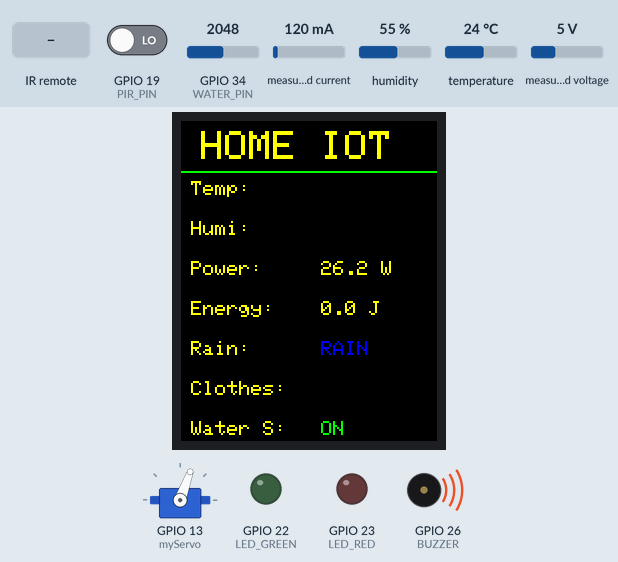
Simulated run of this program. Board: ESP32. On the bench: servo, 128×160 colour display, output pins drawn as LEDs (lit = HIGH), buzzer (waves = sounding, pin HIGH). The inputs (shaded band) are chosen by the test bench; at power-on: GPIO 34 (WATER_PIN) = 2048, GPIO 19 (PIR_PIN) LOW, measured current 120 mA, humidity 55 %, temperature 24 °C, measured voltage 5 V. WiFi joins after 1.5 s; servers stay silent unless stated; no MQTT or app messages arrive unless stated; what the program prints to the serial monitor is not drawn.

Above: at 2.9 s.
3.0 s: GPIO 34 (WATER_PIN) set to 538
6.5 s: GPIO 34 (WATER_PIN) set to 454
At 8.4 s:
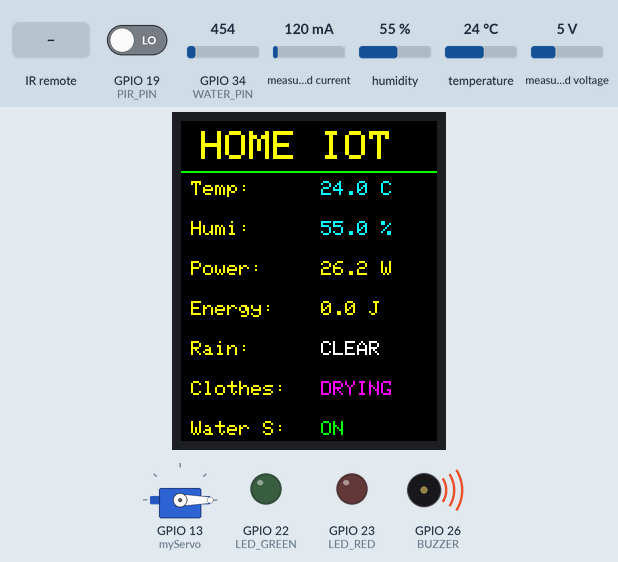
9.1 s: infrared code 0xE718FF00 received
At 9.9 s:
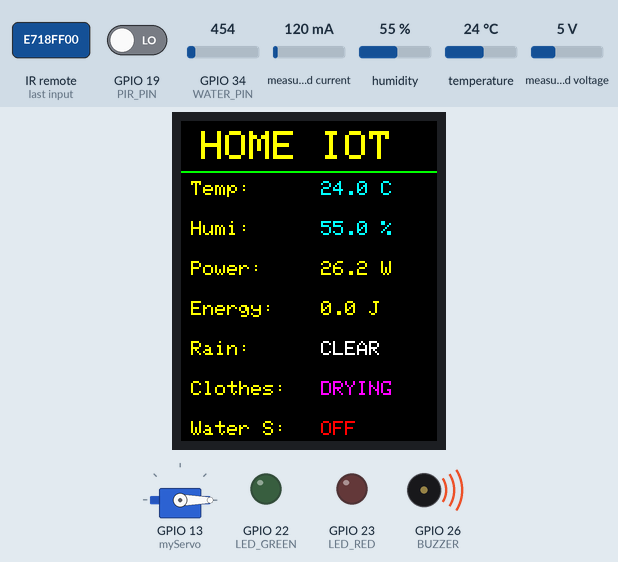
10.6 s: infrared code 0xF30CFF00 received
At 13.1 s:
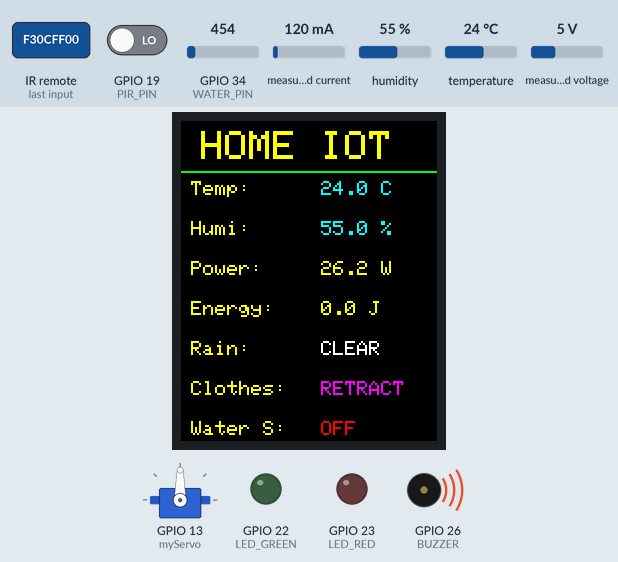
13.5 s: infrared code 0xE916FF00 received
At 14.6 s:
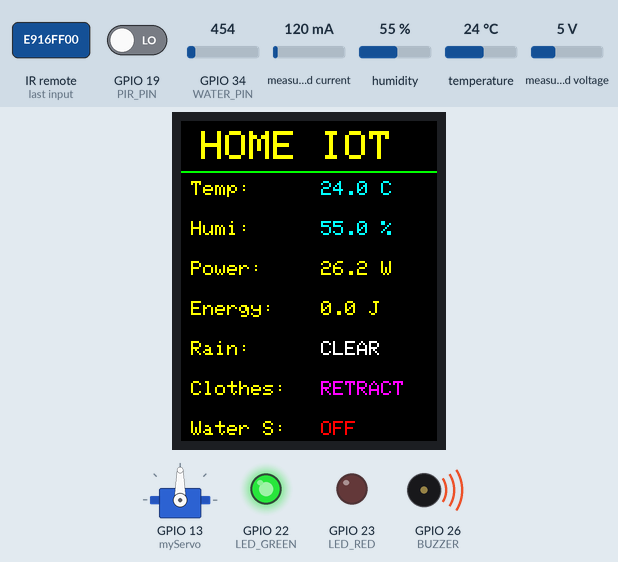
15.6 s: infrared code 0xF30CFF00 received
At 18.5 s:
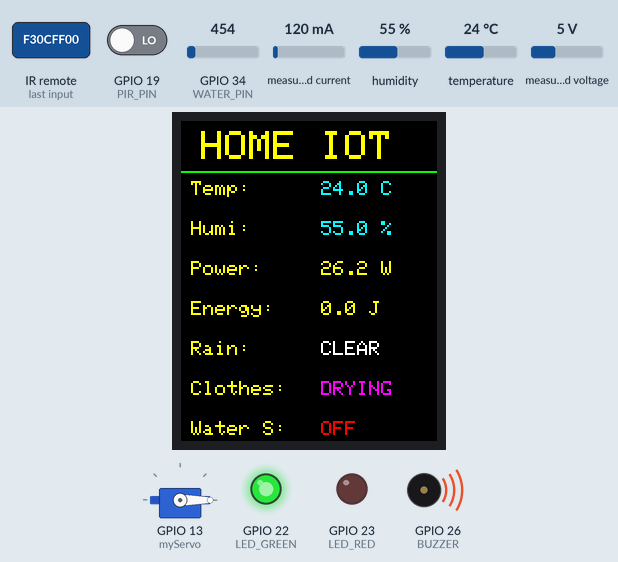
Timing chart, 0 to 19.5 s (numbered marks = the images above; inputs shaded):
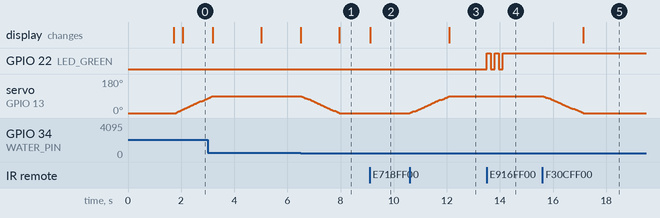

The program:

main.cpp
```cpp
#include <Arduino.h>
#include"wifi_mqtt.h"
#include"sensors.h"
#include"tft_display.h"
//=============================================
// Cấu hình thông tin đăng nhập WiFi + MQTT
//=============================================
const char* WIFI_SSID= "Kkk";
const char* WIFI_PASS= "88888888";

const char* MQTT_BROKER= "0aaf6db2d3df41e49993c322ef7048d0.s1.eu.hivemq.cloud";
const int MQTT_PORT= 8883 ;
const char* MQTT_USER="Khoa1";
const char* MQTT_PASS= "Hathinguyet@101075";

//Biến tạo delay gửi topic lên MQTT
unsigned long lastPublishTime=0;
const unsigned long publishInterval = 5000;
// =========================**** SETUP **** =======================
void setup() {
  Serial.begin(115200);
  //Hàm kết nối WiFi và MQTT
  connectWiFi(WIFI_SSID, WIFI_PASS);
  connectMQTT(MQTT_BROKER, MQTT_PORT, MQTT_USER, MQTT_PASS);
  //Khởi tạo Sensor và màn hình tft
  initSensor();
  initDisplay();
  Serial.println("\n✅ Hệ thống khởi động hoàn tất!");
}
// ======================= **LOOP** =======================
void loop() {
  readDHT22();      // Hàm đọc DHT22
  readPZEM();       //Hàm đọc cảm biến đo thông số điện
  updateRain();     //Hàm kiểm tra trạng thái Water Sensor
  updateServo();    //Hàm gọi điều khiển Servo
  checkIR();        //Hàm kiểm tra vs xử lý tín hiệu từ cảm biến thu IR receier
  updatePIR();      //Hàm xử lý cảm biến nhiệt chuyển động
  updateDisplay();  //Hàm in status từ các cảm biến PIR, Water, Servo
  updateBlinkLED(); //Hàm cập nhật trạng thái led đơn
  //Hàm gửi dữ liệu 5s 1 lần
  if(millis()- lastPublishTime >= publishInterval){
    lastPublishTime = millis();
    publishSensorData();//Gọi hàm gửi topic( dữ liệu Sensor) lên MQTT
  }
  //Hàm kiểm tra trạng thái thực tế
  publishState();
  guiCanhBao();
  mqttLoop();
}
```

sensors.cpp
```cpp
#include<Arduino.h>
#include<sensors.h>
#include<pins.h>
#include <IRremote.hpp>
#include <ESP32Servo.h>
#include "DHT.h"
#include <PZEM004Tv30.h>
#include "tft_display.h"

//================================================
//Biến toàn cục
//================================================
volatile SensorData sensordata; //Dữ liệu cảm biến chung
Servo myServo;
DHT dht(DHTPIN, DHTTYPE);
PZEM004Tv30 pzem(Serial2, PZEM_RX, PZEM_TX);

volatile bool alarmEnabled = true;         //chống trộm ON/OFF
bool motionState = false;                  //Trạng thái đang báo động PIR
unsigned long lastMotionTime = 0;
const unsigned long alarmDuration = 3000;  //Thời gian còi báo động (ms)

volatile bool rainSensorEnabled = true;    //Cảm biến mưa ON/OFF
volatile bool isRaining = false;

unsigned long previousServoMillis = 0;
const unsigned long servoInterval = 15;  // thời gian cập nhật mỗi bước (ms)
float servoCurrent = 0;                  // góc hiện tại
volatile float servoTarget = 0;          // góc đích
float servoSpeed = 1;                    // tốc độ (độ mỗi bước)

const unsigned long blinkDelayTime = 150;
//==================================================
//Cờ cảnh báo sự kiện (dùng để gửi MQTT)
//=================================================
volatile bool coTrom = false;
volatile bool batDauMua = false;
volatile bool hetMua = false;
volatile bool matDien = false;
volatile bool coDien = false;
//=====================================================
// Đọc PZEM-004T (Điện áp , dòng, công suất,...)
//=====================================================
void readPZEM() {
  static unsigned long lastReadPZEM = 0;
  const unsigned long readInterval = 1000;
  if (millis() - lastReadPZEM < readInterval) return;
  lastReadPZEM = millis();

  sensordata.voltage = pzem.voltage();
  sensordata.current = pzem.current();
  sensordata.power   = pzem.power();
  sensordata.energy  = pzem.energy();
  sensordata.frequency = pzem.frequency();
  sensordata.pf      = pzem.pf();

  static float dienApCu = 220.0;
  //Phát hiện mất điện
  if (isnan(sensordata.voltage) || sensordata.voltage < 50.0) {
    if (dienApCu >= 50.0) {
        matDien = true;
        coDien  = false;
        Serial.println("⚡ MẤT ĐIỆN hoặc LỖI ĐỌC PZEM!");
    }
    dienApCu = 0; // cập nhật điện áp cũ
    return;
  }
  // Phát hiện điện có lại
  if (sensordata.voltage >= 100.0 && dienApCu < 50.0) {
      coDien  = true;
      matDien = false;
      Serial.println("⚡ ĐÃ CÓ ĐIỆN!");
  }
    dienApCu = sensordata.voltage;

  Serial.printf("⚡ V: %.1fV | A: %.2fA | W: %.1fW | kWh: %.3f | Hz: %.1f | PF: %.2f\n",
                sensordata.voltage, sensordata.current, sensordata.power, sensordata.energy, sensordata.frequency, sensordata.pf);
  displayPZEM(sensordata.energy, sensordata.power);
}
//=================================================
// Đọc DHT22 (nhiệt độ và độ ẩm)
//=================================================
void readDHT22() {
  static unsigned long lastReadTime = 0;
  const unsigned long readInterval = 5000; // 5 s đọc 1 lần
  if (millis() - lastReadTime < readInterval) return;
  lastReadTime = millis();

  sensordata.humidity = dht.readHumidity();
  sensordata.temperature = dht.readTemperature();
  if (isnan(sensordata.humidity) || isnan(sensordata.temperature)) {
    Serial.println("❌ Lỗi đọc cảm biến DHT22!");
    return;
  }

  Serial.printf("💧 %.1f%%  🌡️ %.1f°C\n", sensordata.humidity, sensordata.temperature);
  displayDHT(sensordata.temperature, sensordata.humidity);
}
//
// Cập nhật cảm biến mưa-> tự động rút/phơi quần áo
void updateRain() {
  static unsigned long lastPrint = 0;
  if (!rainSensorEnabled) return;

  int rainValue = analogRead(WATER_PIN);
  const int threshold = 500;     //Ngưỡng điều chỉnh tùy cảm biến
  bool rainingNow = (rainValue > threshold);

  if (rainingNow != isRaining) {
    isRaining = rainingNow;
    if (isRaining) {
      Serial.println("🌧️ Trời mưa, rút quần áo");
      servoTarget = 90;
      batDauMua = true; // Cờ theo dõi thời tiết
    } else {
      Serial.println("☀️ Trời khô, phơi quần áo");
      servoTarget = 0;
      hetMua = true; //Cờ theo dõi thời tiết
    }
  }

  if (millis() - lastPrint > 5000) {
    Serial.printf("Rain value: %d\n", rainValue);
    lastPrint = millis();
  }
}
//==============================================
// Di chuyển SERVO mượt
//==============================================
void updateServo() {
  unsigned long currentMillis = millis();

  // chỉ cập nhật servo mỗi "servoInterval" mili-giây
  if (currentMillis - previousServoMillis >= servoInterval) {
    previousServoMillis = currentMillis;

    if (servoCurrent < servoTarget) {
      servoCurrent += servoSpeed;
      if (servoCurrent > servoTarget) servoCurrent = servoTarget;  // tránh vượt quá
      myServo.write(servoCurrent);
    }
    else if (servoCurrent > servoTarget) {
      servoCurrent -= servoSpeed;
      if (servoCurrent < servoTarget) servoCurrent = servoTarget;
      myServo.write(servoCurrent);
    }
  }
}
//=======================
// Nháy LED
//=======================
struct BlinkState {
  int ledPin = 0;           // Chân LED
  int times = 0;            // Số lần nháy (bật/tắt)
  int currentCount = 0;     // Đếm số lần đã nháy
  bool isActive = false;    // Trạng thái nháy (đang hoạt động hay không)
  unsigned long lastToggle = 0; // Thời điểm chuyển đổi cuối
  unsigned long delayTime = blinkDelayTime; // Thời gian chờ mỗi lần nháy
};
BlinkState blinkState;      // Biến lưu trạng thái nháy LED

//=================BLINK LED=======================
// Khởi tạo nháy LED
void blinkLED(int ledPin, int times, unsigned long delayTime = blinkDelayTime) {
  if (blinkState.isActive) return; // Thoát nếu đang nháy để tránh xung đột

  // Khởi tạo trạng thái nháy
  blinkState.ledPin = ledPin;
  blinkState.times = times * 2; // Mỗi nháy gồm bật và tắt
  blinkState.currentCount = 0;
  blinkState.isActive = true;
  blinkState.lastToggle = millis();
  blinkState.delayTime = delayTime;

  digitalWrite(ledPin, !digitalRead(ledPin)); // Đảo trạng thái LED ban đầu
}
// Cập nhật trạng thái nháy LED trong vòng lặp chính
void updateBlinkLED() {
  if (!blinkState.isActive) return; // Thoát nếu không nháy

  unsigned long currentMillis = millis();
  if (currentMillis - blinkState.lastToggle >= blinkState.delayTime) {
    // Đảo trạng thái LED
    digitalWrite(blinkState.ledPin, !digitalRead(blinkState.ledPin));
    blinkState.currentCount++;
    blinkState.lastToggle = currentMillis;

    // Kết thúc nháy khi đủ số lần
    if (blinkState.currentCount >= blinkState.times) {
      blinkState.isActive = false;
    }
  }
}
//===============================================
// Nhận lệnh từ IR receiver hồng ngoại
//===============================================
void checkIR() {
  if (IrReceiver.decode()) {
    unsigned long code = IrReceiver.decodedIRData.decodedRawData;
    Serial.printf("📥 Mã nhận được: 0x%lX\n", code);

    switch (code)
    {
    case 0xF30CFF00: //Toggle servo
        servoTarget = (servoTarget == 0) ? 90 : 0;
        Serial.println("Remote: Toggle servo");
        break;
    case 0xE718FF00: // Toggle rain sensor
        rainSensorEnabled = !rainSensorEnabled;
        Serial.printf("Remote: Cảm biến mưa %s\n", rainSensorEnabled ? "BẬT" : "TẮT");
        break;
    case 0xE916FF00://Toggle PIR
        alarmEnabled = !alarmEnabled;
        Serial.printf("Remote: PIR %s\n", alarmEnabled ? "BẬT" : "TẮT");
        if (alarmEnabled) {
        blinkLED(LED_GREEN, 2);
        digitalWrite(LED_GREEN, HIGH);
        digitalWrite(LED_RED, LOW);
        } else {
        blinkLED(LED_RED, 2);
        digitalWrite(LED_GREEN, LOW);
        digitalWrite(LED_RED, LOW);
        digitalWrite(BUZZER, HIGH);
        motionState = false;
        }
        break;

    default:
       Serial.printf("Mã remote không xử lý : 0x%lX\n", code);
       break;
    }
    IrReceiver.resume();// sẵn sàng nhận lệnh tiếp theo
  }
}
//=====================================
// Xử lý cảm biến chuyển động PIR (chống trộm)
//=====================================
void updatePIR() {
  if (!alarmEnabled) return;

  bool motionDetected = digitalRead(PIR_PIN);
  if (motionDetected && !motionState) {
    motionState = true;
    lastMotionTime = millis();
    Serial.println("⚠️ Phát hiện chuyển động!");
    digitalWrite(LED_RED, HIGH);
    digitalWrite(BUZZER, LOW);
    digitalWrite(LED_GREEN, LOW);
    coTrom = true;
  }

  if (motionState && millis() - lastMotionTime > alarmDuration) {
    motionState = false;
    digitalWrite(LED_RED, LOW);
    digitalWrite(LED_GREEN, HIGH);
    digitalWrite(BUZZER, HIGH);
  }
}
//============================================
// Cập nhật màn hình TFT
//============================================
void updateDisplay() {
  displayStatus(isRaining, servoCurrent, rainSensorEnabled);
}

//=====================================
//Khởi tạo tất cả cảm biến và ngoại vi
//======================================
void initSensor(){
    Serial2.begin(9600, SERIAL_8N1, PZEM_RX, PZEM_TX);
    dht.begin();
    myServo.attach(13);
    myServo.write(servoCurrent);

    pinMode(PIR_PIN, INPUT);
    pinMode(LED_GREEN, OUTPUT);
    pinMode(LED_RED, OUTPUT);
    pinMode(WATER_PIN, INPUT);
    pinMode(BUZZER, OUTPUT);
    digitalWrite(BUZZER, HIGH); // Mặt định buzzer k kêu
    IrReceiver.begin(IR_RECEIVE_PIN, ENABLE_LED_FEEDBACK); //Bật nhận IR

    //Trạng thái ban đầu
    alarmEnabled = false;
    digitalWrite(LED_GREEN, LOW);
    digitalWrite(LED_RED, LOW);
}
```

sensors.h
```cpp
#ifndef SENSORS_H
#define  SENSORS_H

struct SensorData {
  float temperature; //Nhiệt độ (°C)
  float humidity;    //Độ ẩm (%)
  float voltage;     //Điện áp lưới (V)
  float current;     //Dòng điện (A)
  float power;       //Công suất tức thời (W)
  float energy;      //Điện năng tiêu thụ (KWh)
  float frequency;   //Tần số lưới (Hz)
  float pf;          //Hệ số công suất (Power Factor)
};

extern volatile SensorData sensordata;
//=================================================
//Các cờ báo hiệu sự kiện (được set trong sensor.c)
//=================================================
extern volatile bool coTrom;
extern volatile bool batDauMua;
extern volatile bool hetMua;
extern volatile bool matDien;
extern volatile bool coDien;
//=======================
//Hàm đọc và cập nhật biến
//========================
void readDHT22();
void readPZEM();
void updateRain();
void updateServo();
void checkIR();
void updatePIR();
void updateDisplay();
void updateBlinkLED();
//============================================================
//Khởi tạo tất cả các cảm biến và ngoại vi( gọi trong setup())
//============================================================
void initSensor();

#endif
```

tft_display.cpp
```cpp
#include "tft_display.h"

Adafruit_ST7735 tft = Adafruit_ST7735(TFT_CS, TFT_DC, TFT_SDA, TFT_SCL, TFT_RST);
//Lưu giá trị cũ tránh ghi đè màn hình
static float lastTemp = -999, lastHumi = -999;
static float lastEnergy = -999, lastPower = -999;
static bool lastRain = false;
static int lastServo = -1;

// ======================= KHỞI TẠO MÀN TFT=======================
void initDisplay() {
  tft.initR(INITR_BLACKTAB);
  tft.setRotation(2); // Xoay 90 độ để chữ nằm ngang
  tft.fillScreen(ST77XX_BLACK);
  // Tiêu đề
  tft.setTextColor(ST77XX_YELLOW);
  tft.setTextSize(2);
  tft.setCursor(10, 5);
  tft.print("HOME IOT");//Tên nền

  tft.drawFastHLine(0, 25, tft.width(), ST77XX_GREEN);
  tft.setTextSize(1);
  //Nhãn cố định
  tft.setCursor(5, 30);  tft.print("Temp:");
  tft.setCursor(5, 50);  tft.print("Humi:");
  tft.setCursor(5, 70);  tft.print("Power:");
  tft.setCursor(5, 90);  tft.print("Energy:");
  tft.setCursor(5, 110); tft.print("Rain:");
  tft.setCursor(5, 130); tft.print("Clothes:");
  tft.setCursor(5, 150); tft.printf("Water S:");
}

//===================================================================
//Chỉ cập nhật khi thay đổi giá trị đủ lớn và giới hạn tần số 2000ms
//====================================================================
void displayDHT(float temp, float humi) {
  static unsigned long lastUpdate = 0;
  if( millis()- lastUpdate < 2000) return ; // làm chậm thời gian cập nhật lên màn
  if (fabs(temp - lastTemp) > 0.2 || fabs(humi - lastHumi) > 0.5) {
    tft.fillRect(70, 30, 80, 30, ST77XX_BLACK);
    tft.setTextColor(ST77XX_CYAN);
    tft.setTextSize(1);
    tft.setCursor(70, 30);
    tft.printf("%.1f C", temp);
    tft.setCursor(70, 50);
    tft.printf("%.1f %%", humi);
    lastTemp = temp;
    lastHumi = humi;
  }
}

// =============================================================
// Cập nhật công suất & điện năng( chỉ khi có thay đổi đáng kể)
//==============================================================
void displayPZEM(float energy, float power) {
  if (fabs(energy - lastEnergy) > 0.1 || fabs(power - lastPower) > 1.0) {
    tft.fillRect(70, 70, 80, 40, ST77XX_BLACK);
    tft.setTextColor(ST77XX_YELLOW);
    tft.setTextSize(1);
    tft.setCursor(70, 70);
    tft.printf("%.1f W", power);
    tft.setCursor(70, 90);
    tft.printf("%.1f J", energy);
    lastEnergy = energy;
    lastPower = power;
  }
}

// ======================================================================
// Hiển thị trạng thái thời tiết & giàn phơi (Chỉ in khi thực sự thay đổi)
//========================================================================
void displayStatus(bool isRaining, int servoPos, bool rainSensorEnabled) {
  static bool lastRainShown = !isRaining;  // ép khác để lần đầu in ra
  static int lastServoShown = -1;
  static bool lastSensorShown = !rainSensorEnabled;
  static int lastServoMode = -1;  // 0: DRYING, 1: RETRACT
  // Trạng thái mưa
  if (isRaining != lastRainShown) {
    tft.fillRect(70, 110, 50, 10, ST77XX_BLACK);
    tft.setCursor(70, 110);
    tft.setTextColor(isRaining ? ST77XX_BLUE : ST77XX_WHITE, ST77XX_BLACK);
    tft.print(isRaining ? "RAIN " : "CLEAR");
    lastRainShown = isRaining;
  }
  int currentMode = lastServoMode;
  if (servoPos == 0)
    currentMode = 0;  // DRYING
  else if (servoPos == 90)
    currentMode = 1;  // RETRACT
  // Chỉ cập nhật khi trạng thái thay đổi thực sự
  if (currentMode != lastServoMode) {
    tft.fillRect(70, 130, 80, 10, ST77XX_BLACK);
    tft.setCursor(70, 130);
    tft.setTextColor(ST77XX_MAGENTA, ST77XX_BLACK);
    tft.print(currentMode == 1 ? "RETRACT" : "DRYING");
    lastServoMode = currentMode;
  }
  // Cảm biến mưa Bật/Tắt
  if (rainSensorEnabled != lastSensorShown) {
        tft.fillRect(70, 150, 50, 10, ST77XX_BLACK);
        tft.setCursor(70, 150);
        tft.setTextColor(rainSensorEnabled ? ST77XX_GREEN : ST77XX_RED, ST77XX_BLACK);
        tft.print(rainSensorEnabled ? "ON" : "OFF");
        lastSensorShown = rainSensorEnabled;
    }
}
```

tft_display.h
```cpp
#ifndef TFT_DISPLAY_H
#define TFT_DISPLAY_H

#include <Adafruit_GFX.h>
#include <Adafruit_ST7735.h>
#include <SPI.h>

// ===================================================
// Chân kết nối TFT ST7735 phần cứng cố định
#define TFT_CS   32
#define TFT_RST  33
#define TFT_DC   25
#define TFT_SDA  27
#define TFT_SCL  14
// TFT toàn cục (khai báo ở .cpp)
extern Adafruit_ST7735 tft;
//========================================================
//  Các hàm hiển thị trên màn hình TFT
//========================================================
void initDisplay();                                       //Khởi tạo màn hình
void displayDHT(float temp, float humi);                  //Cập nhật nhiệt độ + độ ẩm (khi thay đổi)
void displayPZEM(float voltage, float power);             //Cập nhật trạng thái công suất & điện năng tiêu thụ
void displayStatus(bool isRaining, int servoPos, bool rainSensorEnabled);
//->Hiển thị: mưa/khô, phơi rút, cảm biến mưa ON/OFF

#endif
```

Source omitted: wifi_mqtt.cpp (6112 bytes), wifi_mqtt.h (1557 bytes), pins.h (1385 bytes)

Measured:
- the behaviour switches between 501 and 500 on GPIO 34 (WATER_PIN) (found by bisection; images 0 and 1)
- after the input at 6.5 s, servo on GPIO 13 (myServo): moves from 90° to 0° over 1.4 s, starting at once; the display: first changes at once (image 1 shows a later state)
- after the input at 9.1 s, the display: changes at once (image 2)
- after the input at 10.6 s, servo on GPIO 13 (myServo): moves from 0° to 90° over 1.5 s, starting at once; the display: changes after 1.5 s (image 3)
- after the input at 13.5 s, GPIO 22 (LED_GREEN): alternates HIGH for 0.15 s and LOW for 0.15 s, 5 changes in all, then stays HIGH, starting at once
- after the input at 15.6 s, servo on GPIO 13 (myServo): moves from 90° to 0° over 1.5 s, starting at once; the display: changes after 1.5 s (image 5)
